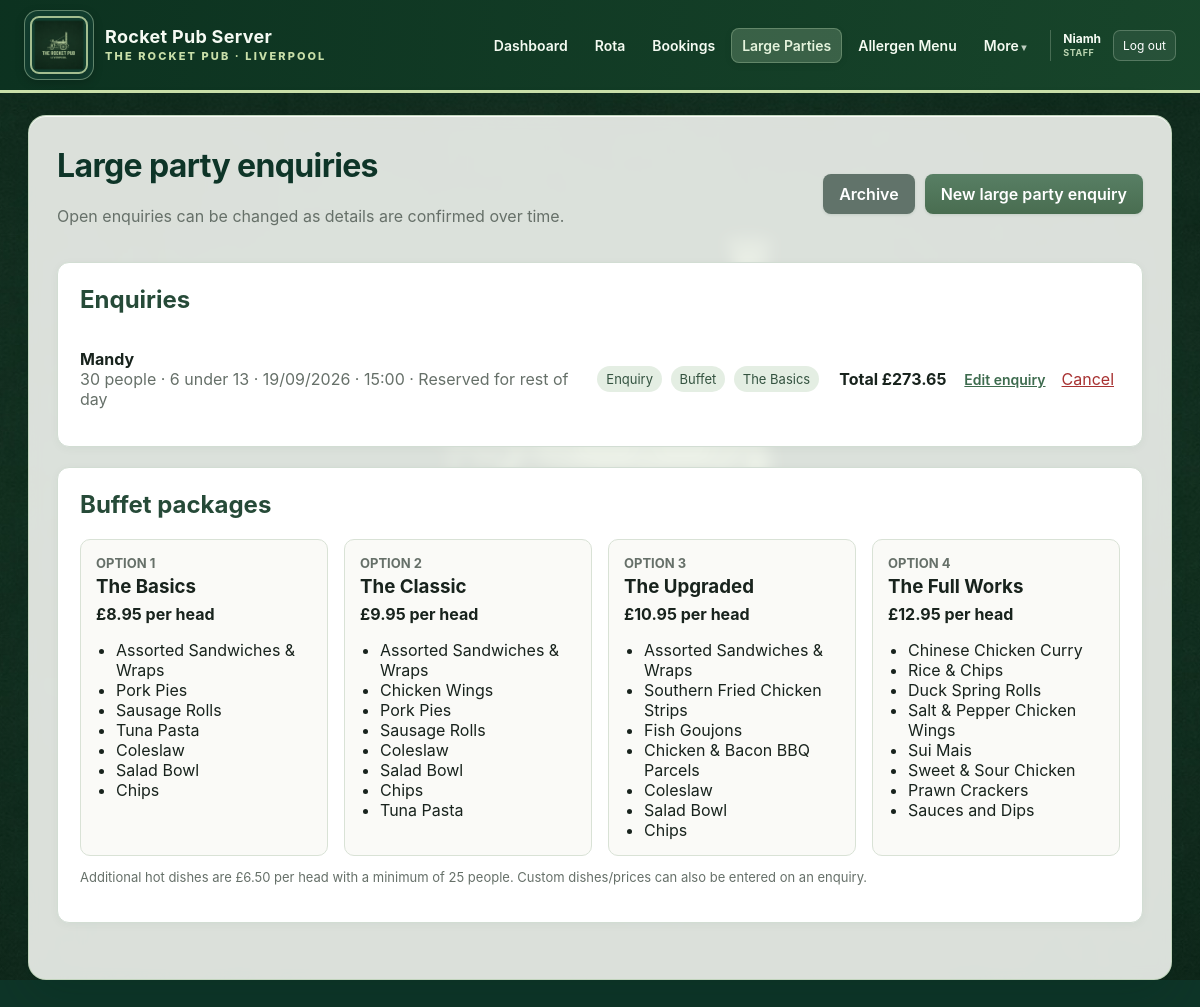
Page /large-parties (signed in) on the committed database.
### app/models.py (models this page shows, shortened)
class AppUser(db.Model):
    id = db.Column(db.Integer, primary_key=True)
    username = db.Column(
        db.String(80),
        nullable=False,
        unique=True,
        index=True,
    )
    password_hash = db.Column(db.String(255), nullable=False)
    role = db.Column(
        db.String(20),
        nullable=False,
        default="staff",
        index=True,
    )
    must_change_password = db.Column(
        db.Boolean,
        nullable=False,
        default=True,
    )
    email = db.Column(db.String(255), unique=True, index=True)
    pending_email = db.Column(db.String(255))
    email_verified = db.Column(db.Boolean, nullable=False, default=False)
    email_verification_code_hash = db.Column(db.String(255))
    email_verification_expires_at = db.Column(db.DateTime)
    password_reset_code_hash = db.Column(db.String(255))
    password_reset_expires_at = db.Column(db.DateTime)
    active = db.Column(db.Boolean, nullable=False, default=True)
    created_at = db.Column(db.DateTime, default=datetime.utcnow)
    last_login_at = db.Column(db.DateTime)
    @property
    def is_manager(self):
        return self.role in {"manager", "admin"}

class LargePartyInquiry(db.Model):
    id = db.Column(db.Integer, primary_key=True)
    customer_name = db.Column(db.String(120), nullable=False)
    customer_phone = db.Column(db.String(30), nullable=False, index=True)
    event_date = db.Column(db.Date, index=True)
    event_time = db.Column(db.Time)
    expected_end_time = db.Column(db.Time)
    reserve_for_rest_of_day = db.Column(db.Boolean, nullable=False, default=False)
    party_size = db.Column(db.Integer, nullable=False)
    number_of_children = db.Column(db.Integer, nullable=False, default=0)
    high_chairs_required = db.Column(db.Integer, nullable=False, default=0)
    food_type = db.Column(db.String(30))  # Menu / Buffet / blank
    menu_option_id = db.Column(
        db.Integer,
        db.ForeignKey("large_party_menu_option.id")
    )
    catered_people = db.Column(db.Integer)
    quoted_price_per_head = db.Column(db.Float)
    quoted_food_total = db.Column(db.Float)
    deposit_required_amount = db.Column(db.Float, nullable=False, default=0)
    deposit_paid_amount = db.Column(db.Float, nullable=False, default=0)
    deposit_due_date = db.Column(db.Date)
    deposit_paid_date = db.Column(db.Date)
    deposit_payment_method = db.Column(db.String(20))
    deposit_taken_by = db.Column(db.String(120))
    occasion = db.Column(db.String(120))
    notes = db.Column(db.Text)
    status = db.Column(db.String(40), nullable=False, default="Enquiry")
    created_at = db.Column(db.DateTime, default=datetime.utcnow)
    updated_at = db.Column(
        db.DateTime,
        default=datetime.utcnow,
        onupdate=datetime.utcnow,
    )
    menu_option = db.relationship("LargePartyMenuOption")
    reserved_areas = db.relationship(
        "LargePartyReservedArea",
        back_populates="inquiry",
        cascade="all, delete-orphan"
    )
    reserved_tables = db.relationship(
        "LargePartyReservedTable",
        back_populates="inquiry",
        cascade="all, delete-orphan"
    )
    extra_dishes = db.relationship(
        "InquiryExtraDish",
        back_populates="inquiry",
        cascade="all, delete-orphan"
    )
    reminders = db.relationship(
        "InquiryReminder",
        back_populates="inquiry",
        cascade="all, delete-orphan"
    )
    @property
    def extras_total(self):
        return sum(float(item.total_price or 0) for item in self.extra_dishes)
    @property
    def total_amount(self):
        return round(
            float(self.quoted_food_total or 0) + float(self.extras_total or 0),
            2,
        )

class LargePartyMenuOption(db.Model):
    id = db.Column(db.Integer, primary_key=True)
    option_number = db.Column(db.Integer, unique=True)
    name = db.Column(db.String(80), nullable=False, unique=True)
    price_per_head = db.Column(db.Float)
    items_text = db.Column(db.Text)
    active = db.Column(db.Boolean, nullable=False, default=True)

class InquiryExtraDish(db.Model):
    id = db.Column(db.Integer, primary_key=True)
    inquiry_id = db.Column(
        db.Integer,
        db.ForeignKey("large_party_inquiry.id"),
        nullable=False
    )
    dish_name = db.Column(db.String(150), nullable=False)
    price_per_head = db.Column(db.Float, nullable=False)
    quantity_people = db.Column(db.Integer, nullable=False)
    is_custom = db.Column(db.Boolean, nullable=False, default=False)
    inquiry = db.relationship("LargePartyInquiry", back_populates="extra_dishes")
    @property
    def total_price(self):
        return round(
            float(self.price_per_head or 0) * int(self.quantity_people or 0),
            2,
        )

### app/routes.py (the view)
@main.route("/large-parties")
def large_parties():
    inquiries = db.session.scalars(
        db.select(LargePartyInquiry)
        .where(LargePartyInquiry.status != "Cancelled")
        .order_by(
            LargePartyInquiry.event_date.is_(None),
            LargePartyInquiry.event_date,
            LargePartyInquiry.created_at.desc(),
        )
    ).all()
    options = db.session.scalars(
        db.select(LargePartyMenuOption)
        .order_by(LargePartyMenuOption.option_number)
    ).all()
    return render_template(
        "large_parties.html",
        inquiries=inquiries,
        options=options,
    )

### app/routes.py (called while the page is built, shortened)
def current_user():
    return getattr(g, "current_user", None)

@main.app_context_processor
def inject_current_user():
    user = current_user()
    request_count = 0
    return {
        "current_user": user,
        "manager_request_count": request_count,
    }

### app/templates/large_parties.html (shortened to what this page needs)
{% extends "base.html" %}
{% block content %}
<div class="page-heading">
    <div>
        <h1>Large party enquiries</h1>
        <p>Open enquiries can be changed as details are confirmed over time.</p>
    </div>
    <div class="heading-actions">
        <a class="button secondary"
           href="{{ url_for('main.archive') }}">
            Archive
        </a>
        <a class="button"
           href="{{ url_for('main.new_large_party') }}">
            New large party enquiry
        </a>
    </div>
</div>
<div class="card">
    <h2>Enquiries</h2>
    {% if inquiries %}
        <div class="inquiry-list">
            {% for inquiry in inquiries %}
                <div class="inquiry-row">
                    <div>
                        <strong>{{ inquiry.customer_name }}</strong>
                        <div class="muted">
                            {{ inquiry.party_size }} people
                            {% if inquiry.number_of_children %}
                                · {{ inquiry.number_of_children }} under 13
                            {% endif %}
                            {% if inquiry.event_date %}
                                · {{ inquiry.event_date.strftime("%d/%m/%Y") }}
                            {% else %}
                                · Date not confirmed
                            {% endif %}
                            {% if inquiry.event_time %}
                                · {{ inquiry.event_time.strftime("%H:%M") }}
                                {% if inquiry.reserve_for_rest_of_day %}
                                    · Reserved for rest of day
                                {% elif inquiry.expected_end_time %}
                                    – {{ inquiry.expected_end_time.strftime("%H:%M") }}
                                {% endif %}
                            {% endif %}
                        </div>
                    </div>
                    <div>
                        <span class="badge">{{ inquiry.status }}</span>
                        {% if inquiry.food_type %}<span class="badge">{{ inquiry.food_type }}</span>{% endif %}
                        {% if inquiry.menu_option %}<span class="badge">{{ inquiry.menu_option.name }}</span>{% endif %}
                    </div>
                    <div>
                        <strong>Total £{{ "%.2f"|format(inquiry.total_amount) }}</strong>
                    </div>
                    <div class="large-party-row-actions">
                        <a class="small-link"
                           href="{{ url_for('main.edit_large_party', inquiry_id=inquiry.id) }}">
                            Edit enquiry
                        </a>
                        <form method="post"
                              action="{{ url_for('main.cancel_large_party', inquiry_id=inquiry.id) }}"
                              onsubmit="return confirm('Cancel this large party? It will move to Archive.');">
                            <button class="link-button danger" type="submit">
                                Cancel
                            </button>
                        </form>
                    </div>
                </div>
            {% endfor %}
        </div>
    {% else %}
        <p class="muted">No large party enquiries yet.</p>
    {% endif %}
</div>
<div class="card">
    <h2>Buffet packages</h2>
    <div class="buffet-grid">
        {% for option in options %}
            <div class="buffet-card">
                <div class="buffet-option">Option {{ option.option_number }}</div>
                <h3>{{ option.name }}</h3>
                <strong>£{{ "%.2f"|format(option.price_per_head) }} per head</strong>
                <ul>
                    {% for item in option.items_text.split('\n') %}
                        <li>{{ item }}</li>
                    {% endfor %}
                </ul>
            </div>
        {% endfor %}
    </div>
    <p class="field-note">
        Additional hot dishes are £6.50 per head with a minimum of 25 people.
        Custom dishes/prices can also be entered on an enquiry.
    </p>
</div>
{% endblock %}

### app/templates/base.html (shortened to what this page needs)
<!doctype html>
<html lang="en">
<head>
    <link rel="stylesheet"
          href="{{ url_for('static', filename='css/style.css') }}">
</head>
<body>
<header class="topbar">
    <a class="brand"
       href="{{ url_for('main.dashboard') }}"
       aria-label="Rocket Pub Server dashboard">
        <span class="brand-logo-frame">
            <img src="{{ url_for('static', filename='images/rocket-pub-header-logo.png') }}"
                 alt="The Rocket Pub Liverpool logo">
        </span>
        <span class="brand-copy">
            <strong>Rocket Pub Server</strong>
            <small>The Rocket Pub · Liverpool</small>
        </span>
    </a>
    {% if current_user %}
    <nav class="main-nav">
        <a class="{% if request.endpoint == 'main.dashboard' %}active{% endif %}"
           href="{{ url_for('main.dashboard') }}">Dashboard</a>
        <a class="{% if request.endpoint and request.endpoint.startswith('main.rota') %}active{% endif %}"
           href="{{ url_for('main.rota_home') }}">Rota</a>
        <a class="{% if request.endpoint in ['main.bookings', 'main.new_booking', 'main.edit_booking'] %}active{% endif %}"
           href="{{ url_for('main.bookings') }}">Bookings</a>
        <a class="{% if request.endpoint in ['main.large_parties', 'main.new_large_party', 'main.edit_large_party'] %}active{% endif %}"
           href="{{ url_for('main.large_parties') }}">Large Parties</a>
        <a class="{% if request.endpoint in ['main.allergen_menu', 'main.allergen_new', 'main.allergen_edit'] %}active{% endif %}"
           href="{{ url_for('main.allergen_menu') }}">Allergen Menu</a>
        <details class="nav-menu" data-exclusive-nav>
            <summary>More</summary>
        </details>
        <div class="account-menu">
            <span>
                {{ current_user.username }}
                <small>{{ current_user.role|title }}</small>
            </span>
<form method="post" action="{{ url_for('main.logout') }}">
                <button type="submit" class="topbar-logout">Log out</button>
            </form>
        </div>
    </nav>
    {% endif %}
</header>
<main class="container">
    {% block content %}{% endblock %}
</main>
</body>
</html>

### rows in the picture
AppUser: username "Niamh", role "STAFF"
LargePartyInquiry: customer_name "Mandy", party_size "30", number_of_children "6", event_date "19/09/2026", event_time "15:00", reserve_for_rest_of_day "· Reserved for rest of day", status "Enquiry", food_type "Buffet", menu_option.name "The Basics", total_amount "273.65"
LargePartyMenuOption: option_number "1", name "The Basics", price_per_head "8.95", item "Assorted Sandwiches & Wraps" "Pork Pies" "Sausage Rolls" "Tuna Pasta" "Coleslaw" "Salad Bowl" "Chips"
LargePartyMenuOption: option_number "2", name "The Classic", price_per_head "9.95", item "Assorted Sandwiches & Wraps" "Chicken Wings" "Pork Pies" "Sausage Rolls" "Coleslaw" "Salad Bowl" "Chips" "Tuna Pasta"
LargePartyMenuOption: option_number "3", name "The Upgraded", price_per_head "10.95", item "Assorted Sandwiches & Wraps" "Southern Fried Chicken Strips" "Fish Goujons" "Chicken & Bacon BBQ Parcels" "Coleslaw" "Salad Bowl" "Chips"
LargePartyMenuOption: option_number "4", name "The Full Works", price_per_head "12.95", item "Chinese Chicken Curry" "Rice & Chips" "Duck Spring Rolls" "Salt & Pepper Chicken Wings" "Sui Mais" "Sweet & Sour Chicken" "Prawn Crackers" "Sauces and Dips"
